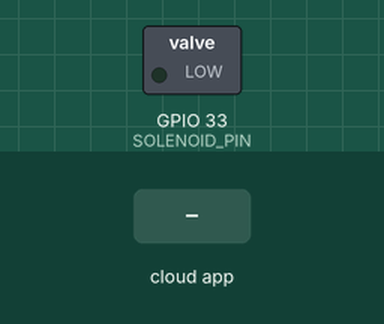
Bench run of a sketch on a simulated ESP32. Shown: switched loads named in the sketch (green lamp = pin HIGH). The inputs (shaded band) are chosen by the test bench. The ROS host is connected and sends only what is stated.

Above: at 3.2 s.
3.3 s: the phone or cloud app sets solenoid to 1
At 4.2 s:
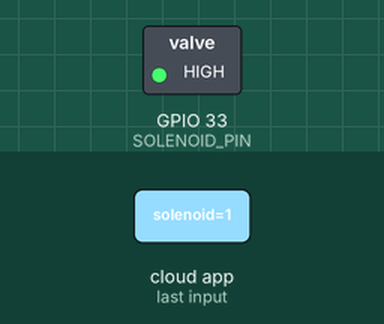
4.8 s: the phone or cloud app sets solenoid to 0
At 6.1 s:
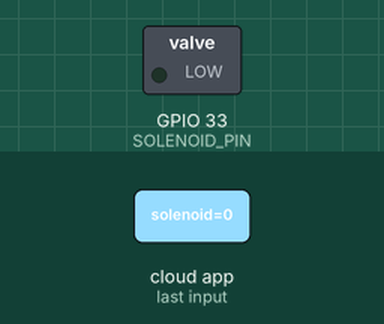
Timing chart, 0 to 7.8 s (numbered marks = the images above; inputs shaded):
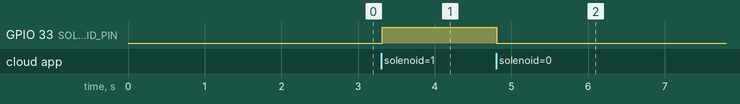

The sketch:

solenoid.ino
```cpp
/*
 * solenoid.ino — kontrol solenoid via ROS2 (via relay)
 *
 * Subscribe ke topic /solenoid (Bool)
 * true  = solenoid ON (kunci aktif / valve buka)
 * false = solenoid OFF
 *
 * Board: Arduino UNO / ESP32
 *
 * KONEKSI FISIK:
 *
 *   Komponen       | Arduino UNO      | ESP32
 *   ------------------------------------------------
 *   IN             | D6               | D33           (Kuning)
 *   VCC            | 5V               | 3.3V          (Merah)
 *   GND            | GND              | GND           (Hitam)
 *
 *   Lihat wiring.md untuk diagram lengkap.
 */

// ═══════════════════════════════════════════════════════════════
// PENJELASAN DATA STRUCTURE — micro-ROS
// ═══════════════════════════════════════════════════════════════
//
// Berikut adalah data structure inti micro-ROS yang dipakai:
//
// 1. rcl_node_t
//    - Struktur yang merepresentasikan node ROS2 di C/C++.
//    - Setiap node punya nama unik (contoh: "led_node").
//    - Semua komunikasi ROS2 (pub/sub) terikat pada node.
//
// 2. rcl_publisher_t
//    - Struktur untuk MENGIRIM data ke topic ROS2.
//    - Diinisialisasi dengan rclc_publisher_init_default().
//    - Parameter: tipe pesan, nama topic, node.
//    - Method: rcl_publish() — kirim data.
//
// 3. rcl_subscription_t
//    - Struktur untuk MENERIMA data dari topic ROS2.
//    - Diinisialisasi dengan rclc_subscription_init_default().
//    - Parameter: tipe pesan, nama topic, callback function.
//    - Callback dipanggil OTOMATIS saat ada data masuk.
//
// 4. rclc_executor_t
//    - Struktur yang mengatur eksekusi callback.
//    - "Jantung" program micro-ROS — mirip rclpy.spin() di Python.
//    - Method: rclc_executor_spin_some() — proses callback yang pending.
//    - WAJIB ditambahkan publisher/subscriber/timer dengan add_*().
//
// 5. rclc_support_t
//    - Struktur untuk inisialisasi micro-ROS.
//    - Wajib dipanggil PERTAMA KALI di setup().
//    - rclc_support_init() — siapkan memory, allocator, dll.
//
// 6. rcl_allocator_t
//    - Struktur alokator memori untuk ROS2.
//    - rcl_get_default_allocator() — pakai default (heap).
//    - Digunakan saat inisialisasi node, publisher, subscriber.
//
// 7. rcl_timer_t
//    - Struktur timer untuk eksekusi periodik.
//    - rclc_timer_init_default() — buat timer dengan interval ms.
//    - Callback dipanggil setiap interval.
//
// 8. std_msgs__msg__*
//    - Tipe pesan ROS2 standar di C:
//      Bool    → bool data        (true/false)
//      Int32   → int32_t data     (angka bulat)
//      Float32 → float data       (angka desimal)
//      Float64 → double data      (angka desimal presisi ganda)
//      String  → char[] data      (teks)
//════════════════════════════════════════════════════════════════


#include <micro_ros_arduino.h>
#include <rcl/rcl.h>
#include <rclc/rclc.h>
#include <rclc/executor.h>
// std_msgs/msg/bool.h: tipe pesan boolean (true/false).
#include <std_msgs/msg/bool.h>

#if defined(ESP32)
  #define SOLENOID_PIN 33  // GPIO33
#else
  #define SOLENOID_PIN 6   // Pin digital 6
#endif

// Variabel ROS2
rclc_executor_t executor;
rclc_support_t support;
rcl_allocator_t allocator;
rcl_node_t node;
rcl_subscription_t subscriber;
std_msgs__msg__Bool msg;

// subscription_callback: dipanggil saat ada data di topic /solenoid.
// Solenoid biasanya via relay → ON = HIGH, OFF = LOW.
void subscription_callback(const void *msgin) {
  const std_msgs__msg__Bool *msg = (const std_msgs__msg__Bool *)msgin;
  // Ternary: jika msg->data true → HIGH, false → LOW.
  digitalWrite(SOLENOID_PIN, msg->data ? HIGH : LOW);
}

void setup() {
  pinMode(SOLENOID_PIN, OUTPUT);
  digitalWrite(SOLENOID_PIN, LOW);  // Mati saat startup.

  Serial.begin(115200);
  set_microros_serial_transports(Serial);
  delay(2000);

  allocator = rcl_get_default_allocator();
  rclc_support_init(&support, 0, NULL, &allocator);
  rclc_node_init_default(&node, "solenoid_node", "", &support);

  rclc_subscription_init_default(
    &subscriber,
    &node,
    ROSIDL_GET_MSG_TYPE_SUPPORT(std_msgs, msg, Bool),
    "solenoid"
  );

  rclc_executor_init(&executor, &support, 1, &allocator);
  rclc_executor_add_subscription(
    &executor, &subscriber, &msg,
    &subscription_callback, ON_NEW_DATA
  );
}

void loop() {
  rclc_executor_spin_some(&executor, RCL_MS_TO_NS(100));
  delay(10);
}
```

Measured:
- after the input at 3.3 s, GPIO 33 (SOLENOID_PIN): LOW → HIGH at once
- after the input at 4.8 s, GPIO 33 (SOLENOID_PIN): HIGH → LOW at once
